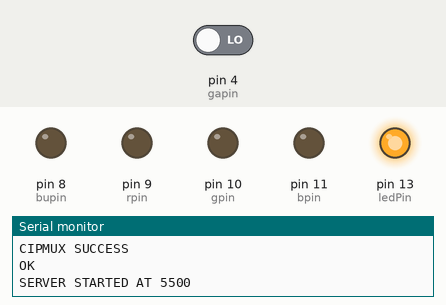
Recording of a sketch running on a simulated Arduino Uno, built with avr-gcc and run on an emulated ATmega328P. On the bench: output pins drawn as LEDs (lit = HIGH), the last lines printed to the serial monitor. Dashed ring = blinking. Inputs (shaded band) come from the test bench; at power-on: pin 4 (gapin) LOW. The modem accepts every AT command (registered, SIM ready, sends succeed) and sends nothing else.

Above: at 7.1 s.
7.2 s: pin 4 (gapin) driven HIGH
At 8.8 s:
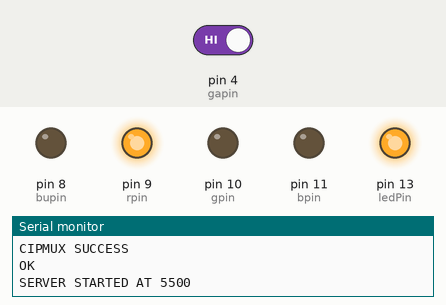
At 9.7 s:
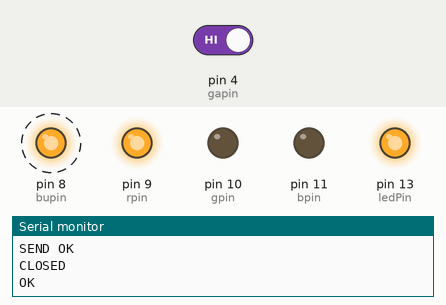
Timing chart, 0 to 16.2 s (numbered marks = the images above; inputs shaded):
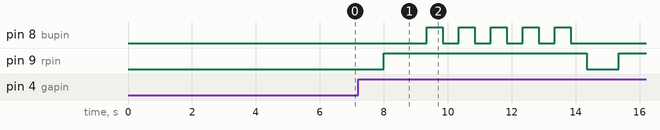

Measured:
- after the input at 7.2 s, pin 8 (bupin): alternates HIGH for 0.50 s and LOW for 0.50 s, 10 changes in all, then stays LOW, starting after 2.1 s; pin 9 (rpin): LOW → HIGH after 0.79 s, → LOW 6.3 s later, → HIGH 1.0 s later

The sketch:

IoT_framework_AttLights.ino
```cpp
/*AT VERSION OF ARDUINO CODE*/
#include<SoftwareSerial.h>

SoftwareSerial esp(5,6);   //RX TX    2 4
String port="5500";

int ledPin=13;
int rpin=9;
int gpin=10;
int bpin = 11;
int bupin=8;
int gapin = 4;
String addr = "192.168.43.89";


void setup(){
 esp.begin(9600);
 Serial.begin(9600);
 Serial.println("Connecting...");

//pinmode
pinMode(ledPin,OUTPUT);
pinMode(rpin,OUTPUT);
pinMode(bpin,OUTPUT);
pinMode(gpin,OUTPUT);
pinMode(bupin,OUTPUT);
pinMode(gapin,INPUT);

//pinmode


//ESP STATUS
 int state=0;
 while(!state){
    esp.println("AT");

    delay(100);
    String a = esp.readString();
    Serial.println(a);
    if(a.indexOf("OK")>-1){
      state=1;
      Serial.println("Ready!");
    }
    delay(100);
 }

// CONNECTION STATUS
state=0;
while(!state){
    esp.println("AT+CIFSR");

    delay(10);
    String a = esp.readString();
    delay(100);
    esp.println("AT+CWJAP?");
    delay(100);
    a+="\n"+esp.readString();
     if(a.indexOf("OK")>-1){
      state=1;
      Serial.println("Connected! "+a);
    }
    delay(100);

}

//CIPMUX
state=0;
while(!state){
    esp.println("AT+CIPMUX=1");
    delay(100);
    String a = esp.readString();
     if(a.indexOf("OK")>-1 || a.indexOf("li")){
      state=1;
      Serial.println("CIPMUX SUCCESS "+a);
    }
    else
       Serial.println("CIPMUX FAILED "+a);
       delay(100);
}
//start server
 state=0;
 ///while(!state){
    esp.println("AT+CIPSERVER=1,"+port);

    delay(100);
    String a = esp.readString();
    if(a.indexOf("OK")>-1){
      state=1;
      Serial.println("SERVER STARTED AT "+port);
    }
    else
       Serial.println("AT+CIPSERVER=1,"+port);
    delay(100);
    digitalWrite(13,HIGH);
 //}


}

void loop(){

     String a="";


    (a=esp.readString());
     Serial.print(a);


         //-------------------------------------------------------------------------------
         a.toLowerCase();
         if(a.indexOf("rn")>-1)  {
           on(rpin);
         }
         else if(a.indexOf("rf")>-1){
            off(rpin);
         }
         else  if(a.indexOf("gn")>-1)  {
           on(gpin);
         }
         else if(a.indexOf("gf")>-1){
            off(gpin);
         }
         else  if(a.indexOf("bn")>-1)  {
           on(bpin);
         }
         else if(a.indexOf("bf")>-1){
            off(bpin);
         }


         else if(a.indexOf("wh")>-1){
            blink(gpin,5,500);
         }

         else if(a.indexOf("mm")>-1){
            blink(rpin,5,500);
         }

         else  if(a.indexOf("fa")>-1){
            blink(bpin,5,500);
         }

        if(digitalRead(gapin)>0){
           digitalWrite(rpin,HIGH);

        // -------------------------------

            esp.println("AT+CIPSTART=0,\"TCP\",\""+addr+"\",5506");
            delay(50);
            esp.println("AT+CIPSEND=3");

            delay(50);
             esp.println("gas");
            delay(50);
            esp.println("AT+CIPCLOSE=0");

          delay(100);

            Serial.println(esp.readString());

            blink(bupin,5,500);
            digitalWrite(rpin,LOW);
          }
       a="";
//-------------------------------------------------------------------------------
     delay(10);

}

void  on(int lPin){
     for(int i=10;i<255;i++){
        analogWrite(lPin,i);
        delay(10);
     }
     digitalWrite(lPin,HIGH);
}

void off(int lPin){

     for(int i=255;i>-1;i--){
        analogWrite(lPin,i);
        delay(1);
     }

}
void blink(int lPin,int n,int Delay){
  for(int i=0;i<n;i++){
      digitalWrite(lPin,HIGH);
      delay(Delay);
      digitalWrite(lPin,LOW);
      delay(Delay);
  }
}
```
